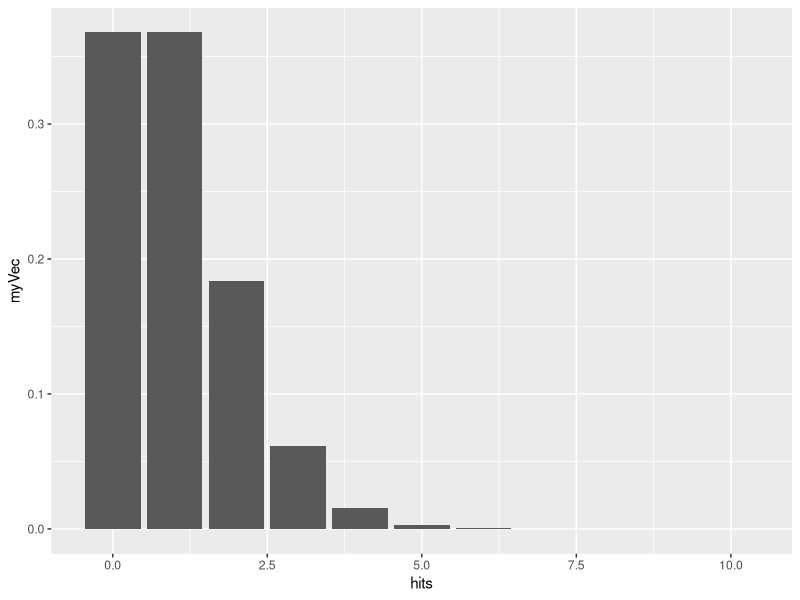
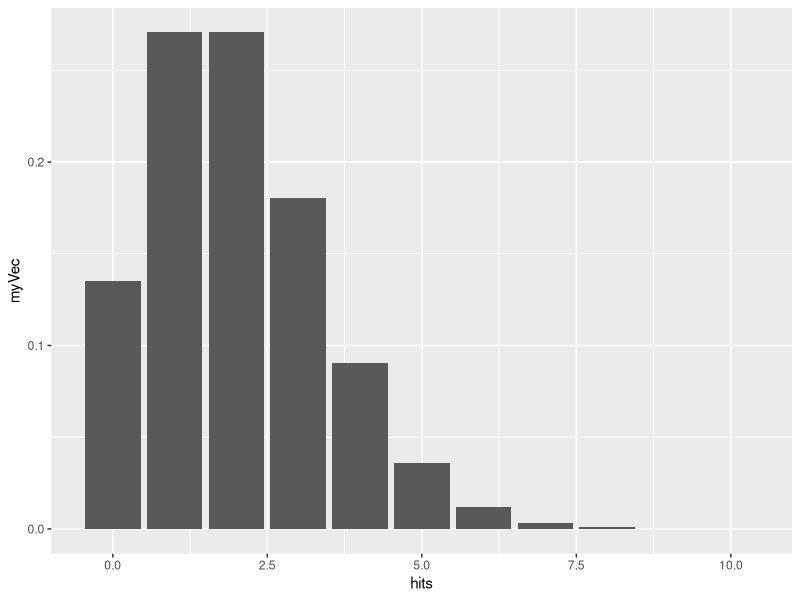
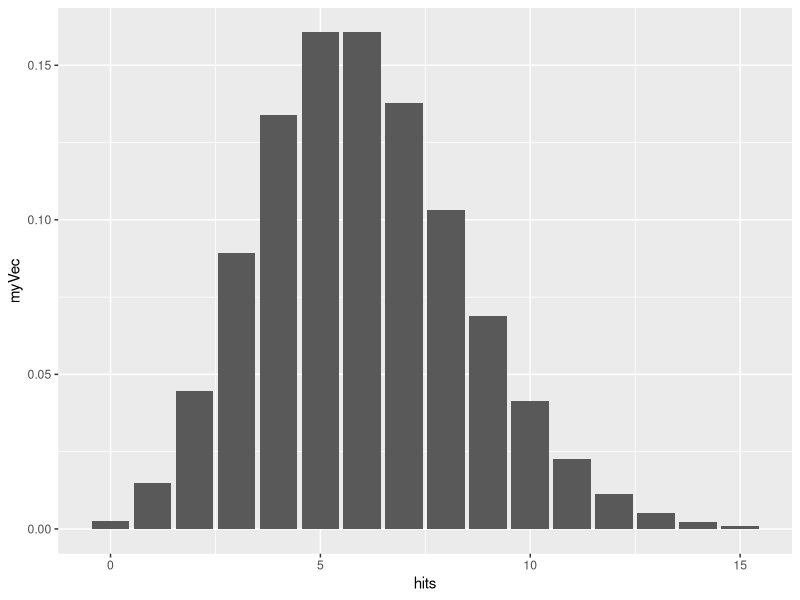
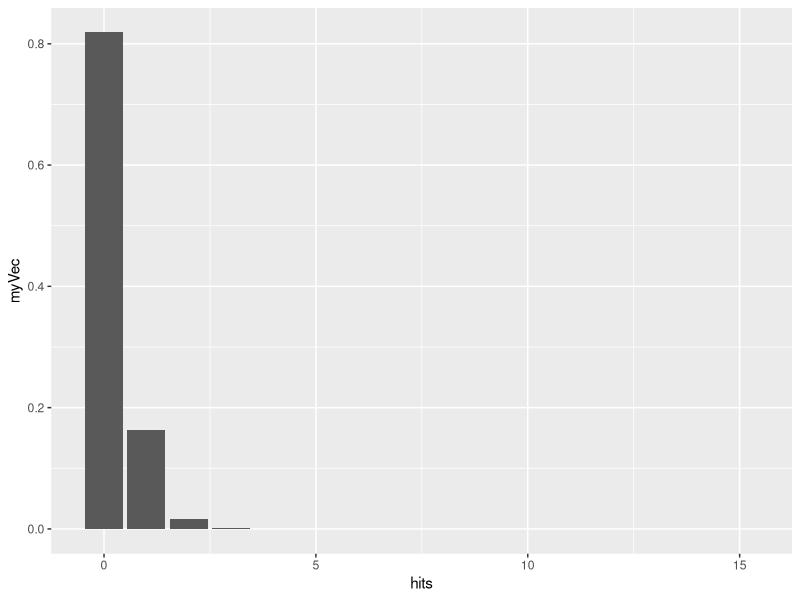
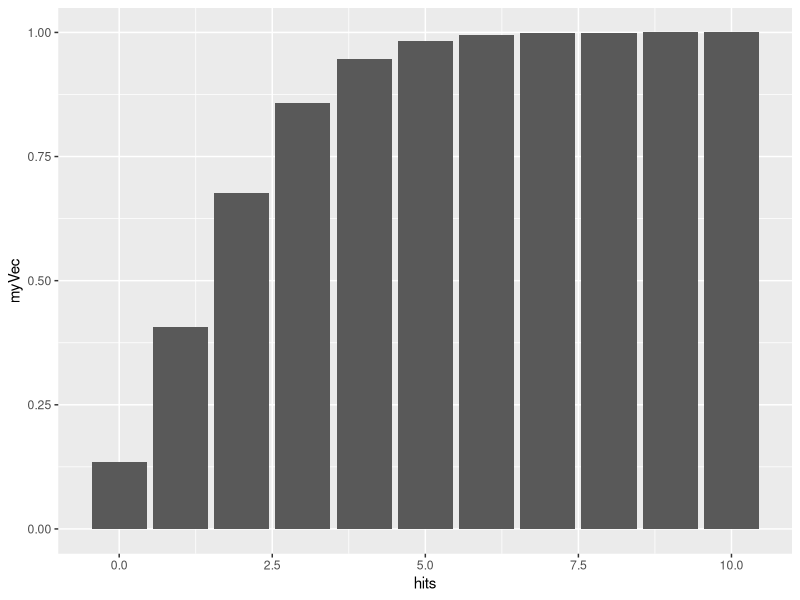
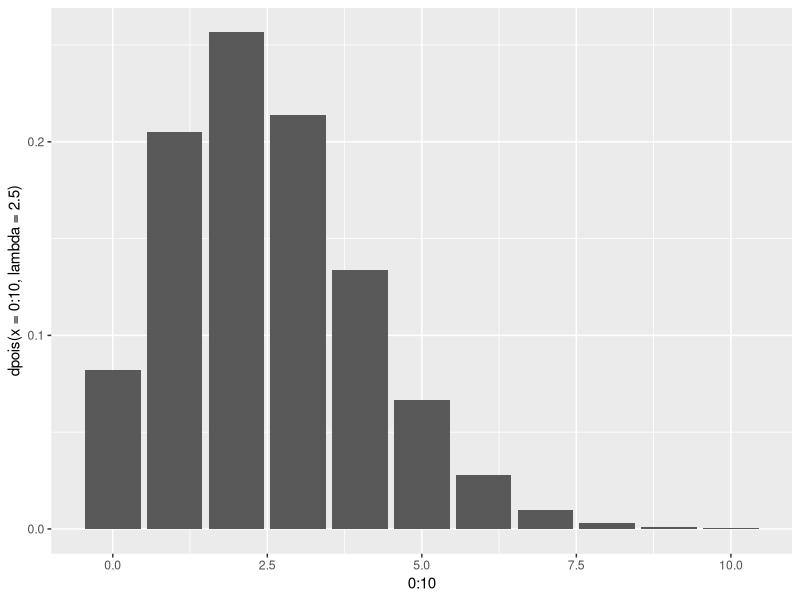
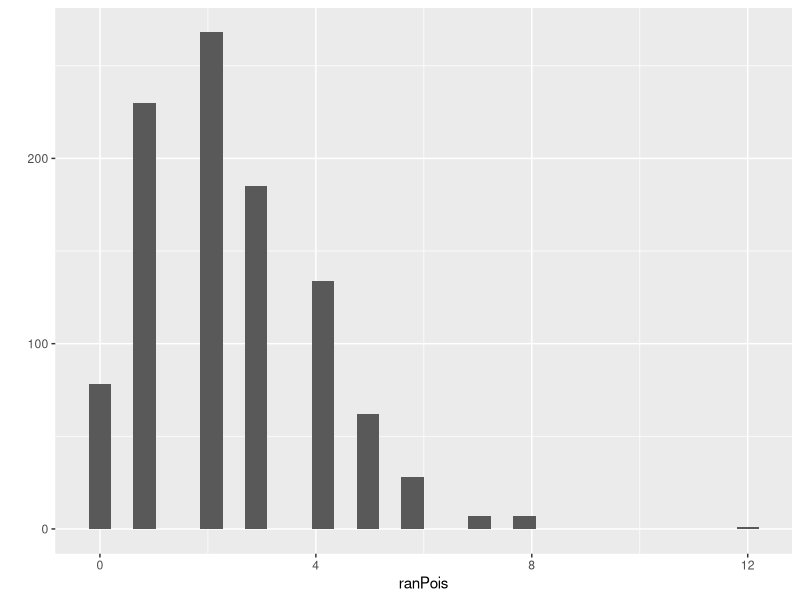
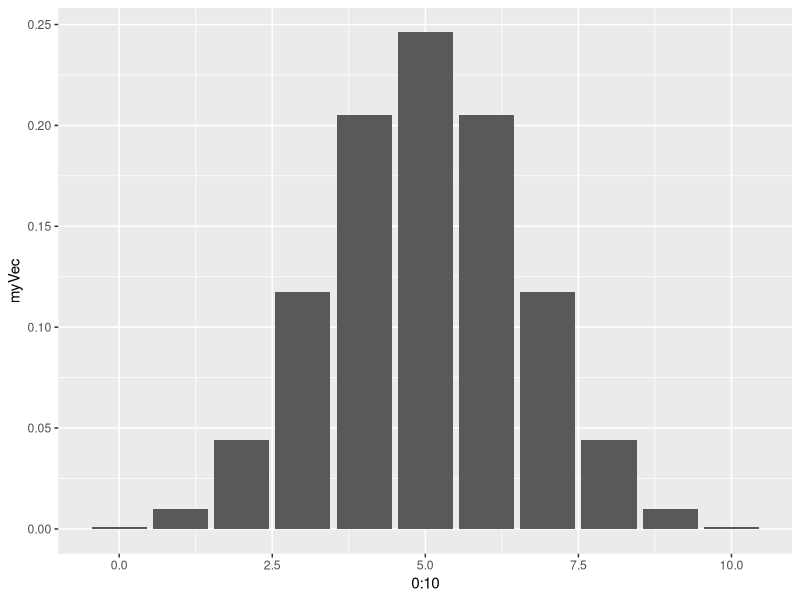

These figures' R source, in order:
## ---- chunk 1
knitr::opts_chunk$set(eval = FALSE)
## ---- chunk 2
library(ggplot2)
#-------------------------------------------------
# Poisson distribution
# Discrete X >= 0
# Random events with a constant rate lambda
# (observations per time or per unit area)
# Parameter lambda > 0

# "d" function generates probability density
hits <- 0:10
myVec <- dpois(x=hits,lambda=1)
qplot(x=hits,y=myVec,geom="col")

myVec <- dpois(x=hits,lambda=2)
qplot(x=hits,y=myVec,geom="col")

hits <- 0:15
myVec <- dpois(x=hits,lambda=6)
qplot(x=hits,y=myVec,geom="col")


hits <- 0:15
myVec <- dpois(x=hits,lambda=0.2)
qplot(x=hits,y=myVec,geom="col")

sum(myVec)  # sum of density function = 1.0 (total area under curve)

# for a Poisson distribution with lambda=2, 
# what is the probability that a single draw will yield X=0?

dpois(x=0,lambda=2)

# "p" function generates cumulative probability density; gives the 
# "lower tail" cumulative area of the distribution

hits <- 0:10
myVec <- ppois(q=hits,lambda=2)
qplot(x=hits,y=myVec,geom="col")


# for a Poisson distribution with lambda=2, 
# what is the probability that a single random draw will yield X <= 1?

ppois(q=1, lambda=2)


# We could also get this through dpois
p1 <- dpois(x=0,lambda=2)
p1
p2 <- dpois(x=1,lambda=2)
p2
p1 + p2


# The q function is the inverse of p
# What is the number of hits corresponding to 50% of the probability mass
qpois(p=0.5,lambda=2.5)
qplot(x=0:10,y=dpois(x=0:10,lambda=2.5),geom="col")

# but distribution is discrete, so this is not exact
ppois(q=2,lambda=2.5)

# finally, we can simulate individual values from a poisson
ranPois <- rpois(n=1000,lambda=2.5)
qplot(x=ranPois)


# for real or simulated data, we can use the quantile
# function to find the empirical  95% confidence interval on the data

quantile(x=ranPois,probs=c(0.025,0.975))
## ---- chunk 3
#-------------------------------------------------
# Binomial distribution
# p = probability of a dichotomous outcome
# size = number of trials
# x = possible outcomes
# outcome x is bounded between 0 and number of trials

# use "d" binom for density function
hits <- 0:10
myVec <- dbinom(x=hits,size=10,prob=0.5)
qplot(x=0:10,y=myVec,geom="col")

# what is probability of getting 5 heads out of 10 tosses?
dbinom(x=5,size=10,prob=0.5)

# of course, the coin can be a biased one
myVec <- dbinom(x=hits,size=10,prob=0.95)
qplot(x=0:10,y=myVec,geom="col")

# use "p" binom for cumulative distribution


# what is the probability of getting 5 
# or fewer heads out of 10 tosses?
pbinom(q=5,size=10,prob=0.5)

# symmetry requires odd number of tosses
pbinom(q=4,size=9,prob=0.5)



# what is a 95% confidence interval for 100 trials 
# of a coin with p = 0.7 for heads?
qbinom(p=c(0.025,0.975),size=100,prob=0.7)

# and how does this compare to the interval for an actual simlation of 50 tosses of 100 coins?

myCoins <- rbinom(n=50,size=100,prob=0.5)
qplot(x=myCoins)
quantile(x=myCoins,probs=c(0.025,0.975))

## ---- chunk 4
#-------------------------------------------------
# negative binomial: number of failures (values of MyVec)
# in a series of (Bernouli) with p=probability of success 
# before a target number of successes (= size)
# generates a discrete distribution that is more 
# heterogeneous ("overdispersed") than Poisson
hits <- 0:40
myVec <- dnbinom(x=hits, size=5, prob=0.5)
qplot(x=hits,y=myVec,geom="col")

# geometric series is a special case where N= 1 success
# each bar is a constant fraction 1 - "prob" of the bar before it
myVec <- dnbinom(x=hits, size=1, prob=0.1)
qplot(x=hits,y=myVec,geom="col")


# alternatively specify mean = mu of distribution and size, 
# the dispersion parameter (small is more dispersed)
# this gives us a poisson with a lambda value that varies
# the dispersion parameter is the shape parameter in the gamma
# as it increases, the distribution has a smaller variance
# just simulate it directly

nbiRan <- rnbinom(n=1000,size=10,mu=5)
qplot(nbiRan)

nbiRan <- rnbinom(n=1000,size=0.1,mu=5)
qplot(nbiRan)
## ---- chunk 5
#-------------------------------------------------
# uniform
# params specify minimum and maximum

#runif for random data
qplot(x=runif(n=100,min=0,max=5))
qplot(runif(n=1000,min=0,max=5))
#-------------------------------------------------
## ---- chunk 6
# normal 
myNorm <- rnorm(n=100,mean=100,sd=2)
qplot(myNorm)

# problems with uniform when mean is small but zero is not allowed.
myNorm <- rnorm(n=100,mean=2,sd=2)
qplot(myNorm)
summary(myNorm)
tossZeroes <- myNorm[myNorm>0]
qplot(tossZeroes)
summary(tossZeroes)
## ---- chunk 7
#-------------------------------------------------
# gamma distribution, continuous positive values, but bounded at 0

myGamma <- rgamma(n=100,shape=1,scale=10)
qplot(myGamma)

# gamma with shape= 1 is an exponential with scale = mean

# shape <=1 gives a mode near zero; very small shape rounds to zero
myGamma <- rgamma(n=100,shape=0.1,scale=1)
qplot(myGamma)

# large shape parameters moves towards a normal
myGamma <- rgamma(n=100,shape=20,scale=1)
qplot(myGamma)

# scale parameter changes mean- and the variance!
qplot(rgamma(n=100,shape=2,scale=100))
qplot(rgamma(n=100,shape=2,scale=10))
qplot(rgamma(n=100,shape=2,scale=1))
qplot(rgamma(n=100,shape=2,scale=0.1))


# unlike the normal, the two parameters affect both mean and variance

# mean = shape*scale
# variance= shape*scale^2
## ---- chunk 8
#-------------------------------------------------

# beta distribution 
# bounded at 0 and 1
# analagous to a binomial, but result is a continuous distribution of probabilities
# parameter shape1 = number of successes + 1
# parameter shape2 = number of failures + 1
# interpret these in terms of a coin you are tossing

# shape1 = 1, shape2 = 1 = "no data"
myBeta <- rbeta(n=1000,shape1=1,shape2=1)
qplot(myBeta,xlim=c(0,1))


# shape1 = 2, shape1 = 1 = "1 coin toss, comes up heads!"
myBeta <- rbeta(n=1000,shape1=2,shape2=1)
qplot(myBeta,xlim=c(0,1))

# two tosses, 1 head and 1 tail
myBeta <- rbeta(n=1000,shape1=2,shape2=2)
qplot(myBeta,xlim=c(0,1))

# two tosses, both heads
myBeta <- rbeta(n=1000,shape1=2,shape2=1)
qplot(myBeta,xlim=c(0,1))

# let's get more data
myBeta <- rbeta(n=1000,shape1=20,shape2=20)
qplot(myBeta,xlim=c(0,1))

myBeta <- rbeta(n=1000,shape1=500,shape2=500)
qplot(myBeta,xlim=c(0,1))

# if the coin is biased
hist(rbeta(n=1000,shape1=1000,shape2=500),breaks=seq(0,1.0,length=100))
hist(rbeta(n=1000,shape1=10,shape2=5),breaks=seq(0,1.0,length=100))


# shape parameters less than 1.0 give us a u-shaped distribution
hist(rbeta(n=1000,shape1=0.1,shape2=0.1),breaks=seq(0,1.0,length=100))
hist(rbeta(n=1000,shape1=0.5,shape2=0.5),breaks=seq(0,1.0,length=100))
hist(rbeta(n=1000,shape1=0.5,shape2=0.2),breaks=seq(0,1.0,length=100))
## ---- chunk 9
#-------------------------------------------------
# estimating parameters from data
# maximum likelihood estimator theta versus P(data|theta)

# use fitdistr function, feeding it data and a distribution type)
library(MASS)
x <- rnorm(1000,mean=92.5,sd=2.5)
hist(x)
fitdistr(x,"normal")

# compare to true parameters
# compare to parameters estimated from simple means and standard deviations
mean(x)
sd(x)

# but how do we "know" what distribution to fit?
fitdistr(x,"gamma")
z <- fitdistr(x,"gamma")

# find components of z
str(z)
# rate = 1/scale
# so here is the estimate of the mean
z$estimate[1]/z$estimate[2]

# and here is the estimate of the variance
z$estimate[1]/z$estimate[2]^2
